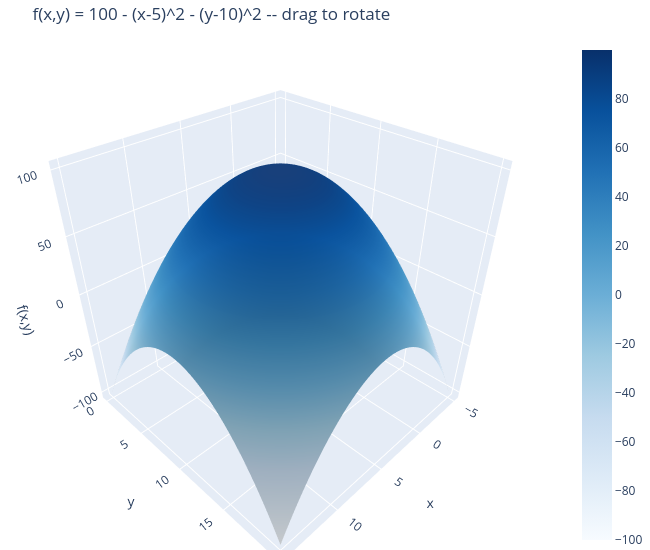

Source (notebook cell):
### Markdown cell above
### Demo 3: Rotatable 3-D Surface (Plotly)

### Code cell
import plotly.graph_objects as go

x = np.linspace(-5, 15, 60); y = np.linspace(0, 20, 60)
X, Y = np.meshgrid(x, y)
Z = 100 - (X - 5)**2 - (Y - 10)**2

fig = go.Figure(data=[go.Surface(x=x, y=y, z=Z, colorscale="Blues")])
fig.update_layout(
    title="f(x,y) = 100 - (x-5)^2 - (y-10)^2 -- drag to rotate",
    scene=dict(xaxis_title="x", yaxis_title="y", zaxis_title="f(x,y)"),
    width=650, height=550, margin=dict(l=0, r=0, t=40, b=0),
)
fig.show()

### Figure 1 — Plotly figure (JSON) as saved in the notebook; plotly's stock layout.template omitted (floating-point values rounded to 4 significant figures; data arrays with more than 128 entries replaced by an {"elided": "..."} marker saying what was removed)
{"data": [{"colorscale": [[0.0, "rgb(247,251,255)"], [0.125, "rgb(222,235,247)"], [0.25, "rgb(198,219,239)"], [0.375, "rgb(158,202,225)"], [0.5, "rgb(107,174,214)"], [0.625, "rgb(66,146,198)"], [0.75, "rgb(33,113,181)"], [0.875, "rgb(8,81,156)"], [1.0, "rgb(8,48,107)"]], "type": "surface", "x": [-5.0, -4.661, -4.322, -3.983, -3.644, -3.305, -2.966, -2.627, -2.288, -1.949, -1.61, -1.271, -0.9322, -0.5932, -0.2542, 0.08475, 0.4237, 0.7627, 1.102, 1.441, 1.78, 2.119, 2.458, 2.797, 3.136, 3.475, 3.814, 4.153, 4.492, 4.831, 5.169, 5.508, 5.847, 6.186, 6.525, 6.864, 7.203, 7.542, 7.881, 8.22, 8.559, 8.898, 9.237, 9.576, 9.915, 10.25, 10.59, 10.93, 11.27, 11.61, 11.95, 12.29, 12.63, 12.97, 13.31, 13.64, 13.98, 14.32, 14.66, 15.0], "y": [0.0, 0.339, 0.678, 1.017, 1.356, 1.695, 2.034, 2.373, 2.712, 3.051, 3.39, 3.729, 4.068, 4.407, 4.746, 5.085, 5.424, 5.763, 6.102, 6.441, 6.78, 7.119, 7.458, 7.797, 8.136, 8.475, 8.814, 9.153, 9.492, 9.831, 10.17, 10.51, 10.85, 11.19, 11.53, 11.86, 12.2, 12.54, 12.88, 13.22, 13.56, 13.9, 14.24, 14.58, 14.92, 15.25, 15.59, 15.93, 16.27, 16.61, 16.95, 17.29, 17.63, 17.97, 18.31, 18.64, 18.98, 19.32, 19.66, 20.0], "z": {"elided": "60x60 float values"}}], "layout": {"height": 550, "margin": {"b": 0, "l": 0, "r": 0, "t": 40}, "scene": {"xaxis": {"title": {"text": "x"}}, "yaxis": {"title": {"text": "y"}}, "zaxis": {"title": {"text": "f(x,y)"}}}, "title": {"text": "f(x,y) = 100 - (x-5)^2 - (y-10)^2 -- drag to rotate"}, "width": 650}}
